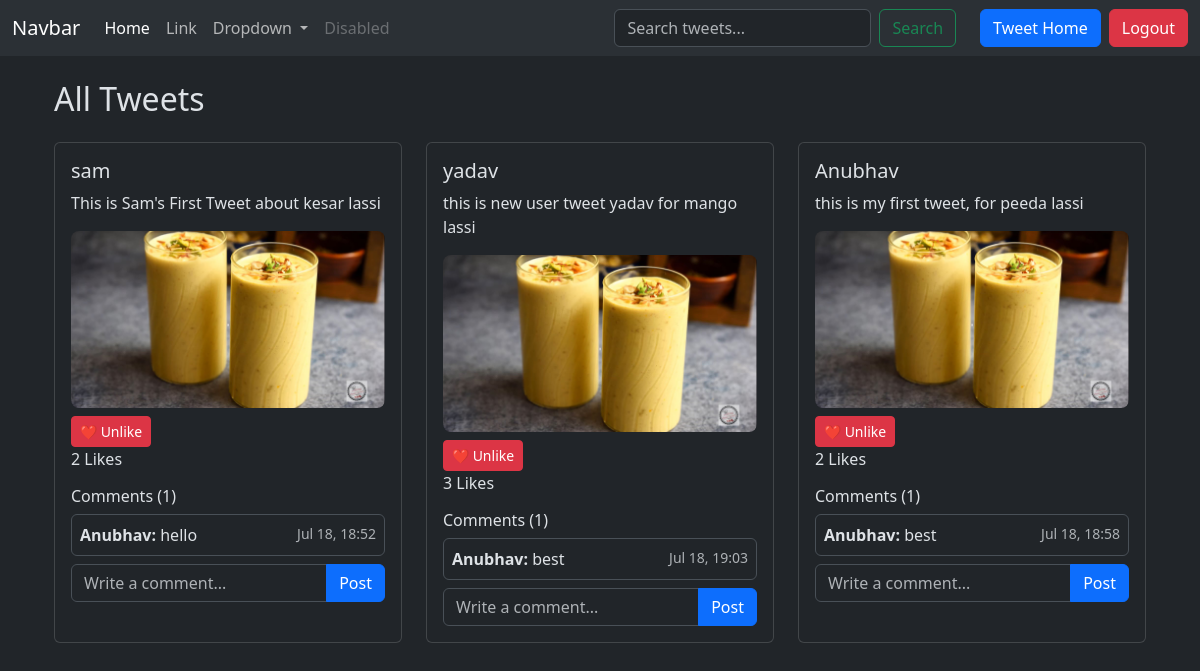
Screenshot of /Tweet/ (signed in) with the database file from the repository.
### Tweet/models.py (models this page shows, shortened)
class Tweet(models.Model):
    user = models.ForeignKey(User, on_delete=models.CASCADE)
    text = models.TextField()
    created_add = models.DateTimeField(auto_now_add=True)
    likes = models.ManyToManyField(User, related_name='liked_tweets', blank=True)
    picture = models.ImageField(upload_to='photos/', blank=True, null=True)

class Comment(models.Model):
    tweet = models.ForeignKey(Tweet, related_name='comments', on_delete=models.CASCADE)
    user = models.ForeignKey(User, on_delete=models.CASCADE)
    comment_text = models.TextField()
    timestamp = models.DateTimeField(auto_now_add=True)

### Tweet/views.py (the view, shortened to what this page needs)
# urls.py: path('',views.tweet_list,name="tweet_list"),
def tweet_list(request):
    query = request.GET.get('q')
    if query:
        tweets = Tweet.objects.filter(
            Q(text__icontains=query) | Q(user__username__icontains=query)
        ).order_by('-created_add')
    else:
        tweets = Tweet.objects.all().order_by('-created_add')
    return render(request, 'tweet_list.html', {'tweets': tweets})

### Tweet/templates/tweet_list.html (shortened to what this page needs)
{% extends 'layout.html' %}
{% load static %}
{% block content %}
<div class="container mt-4">
  <h2 class="mb-4">All Tweets</h2>
  <div class="row row-cols-1 row-cols-md-2 row-cols-lg-3 g-4">
    {% for tweet in tweets %}
      <div class="col">
        <div class="card h-100">
          <div class="card-body">
            <h5 class="card-title">{{ tweet.user.username }}</h5>
            <p class="card-text">{{ tweet.text }}</p>
            {% if tweet.picture %}
              <img src="{{ tweet.picture.url }}" alt="Tweet image"
                   class="img-fluid tweet-image mb-2"
                   style="max-height: 300px; object-fit: cover; border-radius: 8px;">
            {% endif %}
            {% if user.is_authenticated %}
              <form action="{% url 'like_tweet' tweet.id %}" method="POST" class="inline">
                {% if user in tweet.likes.all %}
                  <button type="submit" class="btn btn-sm btn-danger">❤️ Unlike</button>
                {% else %}
                  <button type="submit" class="btn btn-sm btn-outline-secondary">🤍 Like</button>
                {% endif %}
              </form>
            {% else %}
              <p class="text-muted">Login to like this tweet.</p>
            {% endif %}
            <span>{{ tweet.likes.count }} Likes</span>
            <div class="mt-3">
              <h6>Comments ({{ tweet.comments.count }})</h6>
              {% for comment in tweet.comments.all %}
                <div class="border rounded p-2 mb-1">
                  <strong>{{ comment.user.username }}:</strong> {{ comment.comment_text }}
                  <small class="text-muted float-end">{{ comment.timestamp|date:"M d, H:i" }}</small>
                </div>
              {% empty %}
                <p class="text-muted">No comments yet.</p>
              {% endfor %}
              {% if user.is_authenticated %}
                <form method="POST" action="{% url 'tweet_list' %}" class="mt-2">
                  <div class="input-group">
                    <input type="text" name="comment" class="form-control" placeholder="Write a comment..." required>
                    <button class="btn btn-primary" type="submit">Post</button>
                  </div>
                </form>
              {% else %}
                <p class="text-muted">Login to comment.</p>
              {% endif %}
            </div>
          </div>
        </div>
      </div>
    {% endfor %}
  </div>
</div>
{% endblock %}

### rows the page displays
Tweet: user.username "sam", text "This is Sam's First Tweet about kesar lassi", picture (picture), shows "❤️ Unlike", likes.count "2", comments.count "1"
Comment: user.username "Anubhav", comment_text "hello", timestamp "Jul 18, 18:52"
Tweet: user.username "yadav", text "this is new user tweet yadav for mango lassi", picture (picture), shows "❤️ Unlike", likes.count "3", comments.count "1"
Comment: user.username "Anubhav", comment_text "best", timestamp "Jul 18, 19:03"
Tweet: user.username "Anubhav", text "this is my first tweet, for peeda lassi", picture (picture), shows "❤️ Unlike", likes.count "2", comments.count "1"
Comment: user.username "Anubhav", comment_text "best", timestamp "Jul 18, 18:58"
